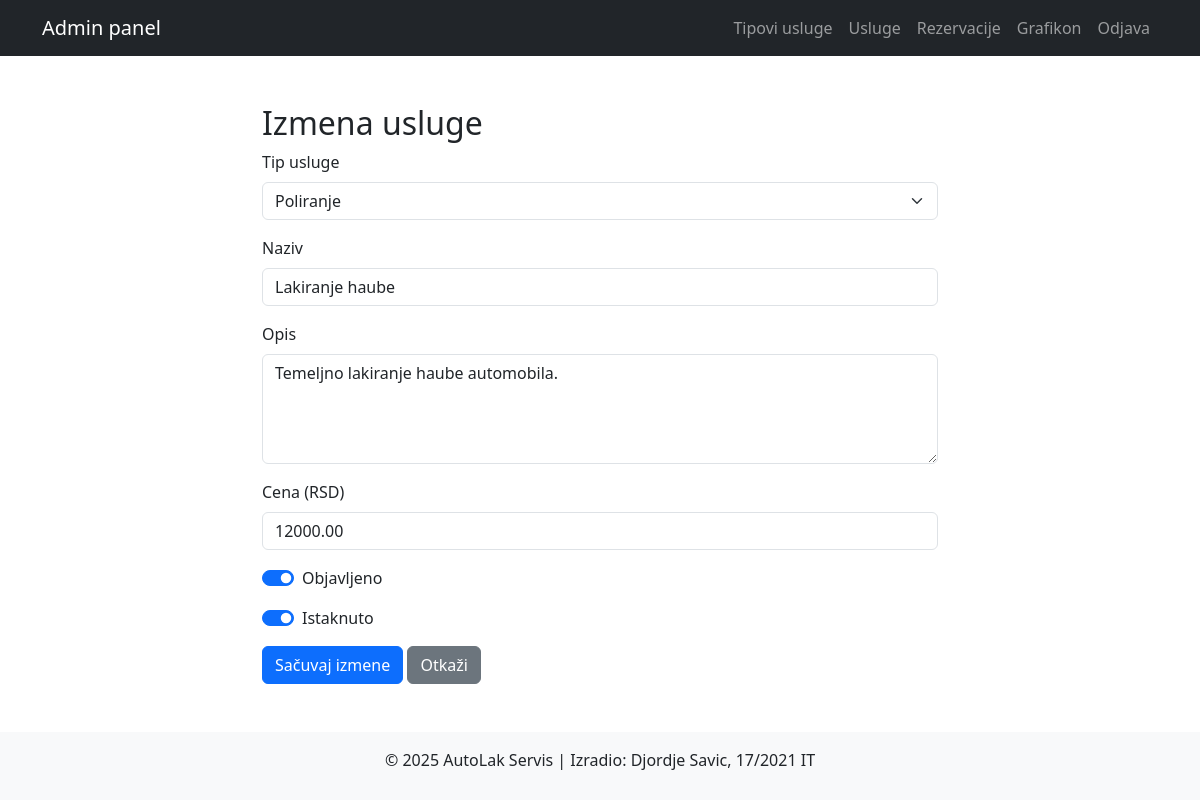
The app's page /admin/usluge/update.php?id=1 (signed in) with its own data.
### tables this page shows
CREATE TABLE usluga (
    id INT AUTO_INCREMENT PRIMARY KEY,
    tip_usluge_id INT,
    naziv VARCHAR(100) NOT NULL,
    opis TEXT,
    cena DECIMAL(10,2) NOT NULL,
    slika VARCHAR(255),
    objavljeno BOOLEAN DEFAULT TRUE,
    istaknuto BOOLEAN DEFAULT FALSE,
    FOREIGN KEY (tip_usluge_id) REFERENCES tip_usluge(id)
        ON DELETE SET NULL
);

CREATE TABLE tip_usluge (
    id INT AUTO_INCREMENT PRIMARY KEY,
    naziv VARCHAR(100) NOT NULL,
    opis TEXT
);

### admin/usluge/update.php (the view, shortened to what this page needs)
<?php
require_once "../../db.php";
include "../../admin-modules/header.php";
$id = (int) $_GET['id'];
$stmt = $pdo->prepare("SELECT * FROM usluga WHERE id = ?");
$stmt->execute([$id]);
$usluga = $stmt->fetch();
$tipovi_stmt = $pdo->query("SELECT id, naziv FROM tip_usluge");
$tipovi = $tipovi_stmt->fetchAll();
?>
<div class="container mt-5" style="max-width: 700px;">
    <h2>Izmena usluge</h2>
    <form method="POST">
        <div class="mb-3">
            <label for="tip_usluge_id" class="form-label">Tip usluge</label>
            <select name="tip_usluge_id" id="tip_usluge_id" class="form-select" required>
                <?php foreach ($tipovi as $tip): ?>
                    <option value="<?= $tip['id'] ?>" <?= $tip['id'] == $usluga['tip_usluge_id'] ? 'selected' : '' ?>>
                        <?= $tip['naziv'] ?>
                    </option>
                <?php endforeach; ?>
            </select>
        </div>
        <div class="mb-3">
            <label for="naziv" class="form-label">Naziv</label>
            <input type="text" name="naziv" id="naziv" class="form-control" value="<?= $usluga['naziv'] ?>" required>
        </div>
        <div class="mb-3">
            <label for="opis" class="form-label">Opis</label>
            <textarea name="opis" id="opis" class="form-control" rows="4"><?= $usluga['opis'] ?></textarea>
        </div>
        <div class="mb-3">
            <label for="cena" class="form-label">Cena (RSD)</label>
            <input type="number" name="cena" id="cena" class="form-control" step="0.01" value="<?= $usluga['cena'] ?>" required>
        </div>
        <div class="form-check form-switch mb-3">
            <input class="form-check-input" type="checkbox" name="objavljeno" id="objavljeno" <?= $usluga['objavljeno'] ? 'checked' : '' ?>>
            <label class="form-check-label" for="objavljeno">Objavljeno</label>
        </div>
        <div class="form-check form-switch mb-3">
            <input class="form-check-input" type="checkbox" name="istaknuto" id="istaknuto" <?= $usluga['istaknuto'] ? 'checked' : '' ?>>
            <label class="form-check-label" for="istaknuto">Istaknuto</label>
        </div>
        <button type="submit" class="btn btn-primary">Sačuvaj izmene</button>
        <a href="list.php" class="btn btn-secondary">Otkaži</a>
    </form>
</div>
<?php include "../../admin-modules/footer.php"; ?>

### records on screen
usluga: tip_usluge_id "Poliranje", naziv "Lakiranje haube", opis "Temeljno lakiranje haube automobila.", cena "12000.00", objavljeno "☑", istaknuto "☑"
